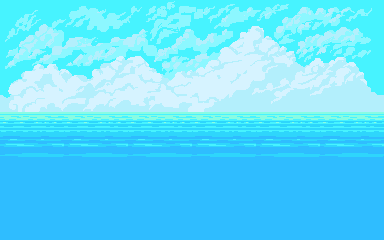
//> input picture Java/JavaProject/image/Fox/PNG/environment/layers/back.png, 384 x 240 px
$ ./HW3-1101455 ../Java/JavaProject/image/Fox/PNG/environment/layers/back.png   (built with g++ and OpenCV 4)
//> lines starting //> are read from the running program, lines starting //| are printed output that depends on the picture; after the words box and inside, x2 and y2 are one past the last pixel; in counts of white or black regions, pixels touching at a corner belong together
#include<opencv2/opencv.hpp>
#include <opencv2/imgproc/imgproc_c.h>
#include<iostream>
#include<algorithm>
#include<string>
#include<vector>
using namespace std;
using namespace cv;
struct POINT
{
	int lx, ly, rx, ry;
};

bool cmp(POINT& a, POINT& b) {
	if (a.lx < b.lx) {
		return true;
	}
	else if (a.lx > b.lx) {
		return false;
	}
	else {
		if (a.ly < b.ly) {
			return true;
		}
		else {
			return false;

		}
	}
}
void F(Mat& img) {
	medianBlur(img, img, 3);

	Mat element = getStructuringElement(MORPH_ELLIPSE, Size(3, 3), Point(1, 1));
	erode(img, img, element);//侵蝕

	Mat element1 = getStructuringElement(MORPH_ELLIPSE, Size(5, 5), Point(3, 3));
	dilate(img, img, element1);//膨脹

}

int main(int argc, char* argv[])
{
	String img_path = argv[1];
	//String img_path = "public11.jpg";
	Mat img = imread(img_path, 1);
//> img is the input picture: 240 rows x 384 cols, CV_8UC3; mean B, G, R 253.7, 219.4, 95.3
	Mat hsv, mask, mask_B, mask_R, mask_Y, mask_tmp;
	if (img.empty()) {
		cout << "Couldn't read the img: " << img_path << endl;
		return 1;
	}
	cvtColor(img, hsv, CV_BGR2HSV);//toHSV
//> hsv: 240 rows x 384 cols, CV_8UC3; mean H, S, V 96.4, 159.3, 254.3


	inRange(hsv, Scalar(0, 65, 50), Scalar(10, 255, 255), mask_tmp);
//> mask_tmp: 240 rows x 384 cols, CV_8UC1; every value is 0
	inRange(hsv, Scalar(160, 65, 50), Scalar(190, 255, 255), mask_R);
	mask_R = mask_tmp | mask_R;//red
	inRange(hsv, Scalar(20, 170, 170), Scalar(25, 255, 255), mask_Y);//yellow
	inRange(hsv, Scalar(100, 100, 50), Scalar(130, 255, 255), mask_B);//blue
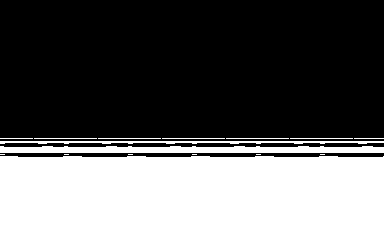
//> mask_B: 240 rows x 384 cols, CV_8UC1; 38.7% white; 16 white regions (6 under 20 px), largest, box (x1, y1, x2, y2) and area: (0, 156, 384, 240) 31986, (0, 146, 384, 153) 2394, (0, 141, 384, 144) 852


	//圖片雜點清除
	F(mask_R);
	F(mask_Y);
	F(mask_B);
//> in F (call 3), `dilate(img, img, element1);`:
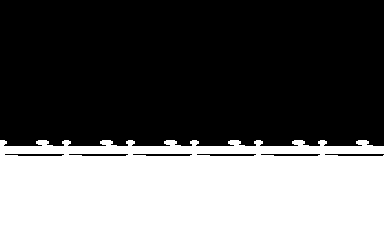
//> img: 240 rows x 384 cols, CV_8UC1; 39.2% white; 1 white region
	mask = mask_R | mask_B | mask_Y;//合併
	imshow("mask_R", mask_R);
	imshow("mask_Y", mask_Y);
	imshow("mask_B", mask_B);/**/


	vector<vector<Point> > contours;
	findContours(mask.clone(), contours, CV_RETR_EXTERNAL, CV_CHAIN_APPROX_SIMPLE);//找輪廓
//> contours = 1 contour; box (x1, y1, x2, y2) and area: (0, 140, 384, 240) 36000

	vector<POINT>mypoint;
	vector<Rect> rects;
	Mat img_tmp = Mat::zeros(mask.size(), CV_8UC3);
	for (int i = 0; i < contours.size(); i++)
	{
		rects.push_back(boundingRect(Mat(contours[i])));
		float R = (float)rects[i].width / rects[i].height;
		float A = (float)contourArea(contours[i]);
		if (A < 200)
			continue;
		if (R > 1.6 || R < 0.4)
			continue;


		drawContours(img_tmp, contours, i, Scalar(255, 255, 255), CV_FILLED, 8);//畫輪廓
		rectangle(img_tmp, rects[i], Scalar(255, 255, 255), 1, 16);


		Mat gray, dst, nor;
		cvtColor(img_tmp, gray, CV_BGR2GRAY);//toGRAY
		cornerHarris(gray, dst, 2, 3, 0.04);//角點偵測
		normalize(dst, nor, 0, 255, NORM_MINMAX, CV_32FC1, Mat());//歸一化
		convertScaleAbs(nor, nor);//加強
		int n = 0;
		for (int j = 0; j < nor.rows; j++)
		{
			uchar* curRow = nor.ptr(j);
			for (int i = 0; i < nor.cols; i++)
			{
				if ((int)*curRow > 160) {
					n++;
				}
				curRow++;
			}
		}
		if (n > 50)
			continue;
		rectangle(img, rects[i], Scalar(0, 255, 0), 1, 16);//畫矩形
		mypoint.push_back({ rects[i].x ,rects[i].y ,rects[i].x + rects[i].width ,rects[i].y + rects[i].height });//存座標
	}
//> this loop made 1 pass
//> (R, A) on pass 1: (3.84, 36000.5)
//> img_tmp: 240 rows x 384 cols, CV_8UC3; every value is 0
//> after the loop, mypoint = 0 items
	sort(mypoint.begin(), mypoint.end(), cmp);//座標排序
	for (int i = 0; i < mypoint.size(); i++)
		cout << mypoint[i].lx << " " << mypoint[i].ly << " " << mypoint[i].rx << " " << mypoint[i].ry << endl;//輸出座標
//> this loop made 0 passes

	imshow("ans", img);
	waitKey();
	return 0;
}
